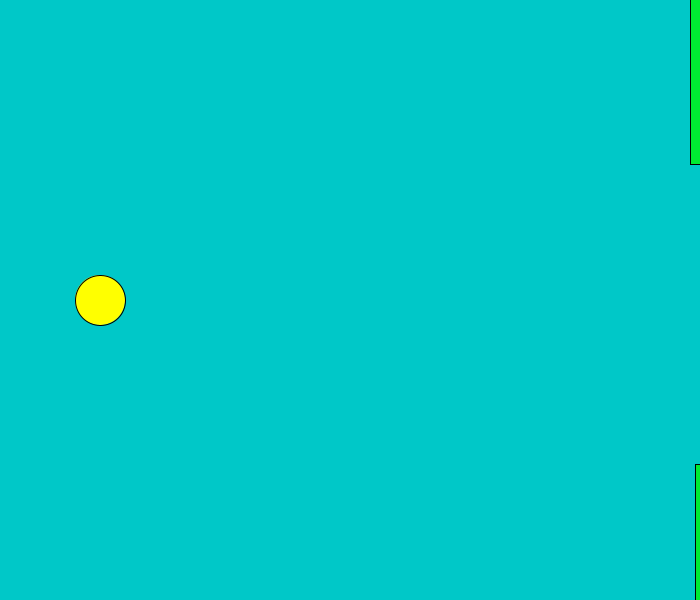
Frame 1 (no input)
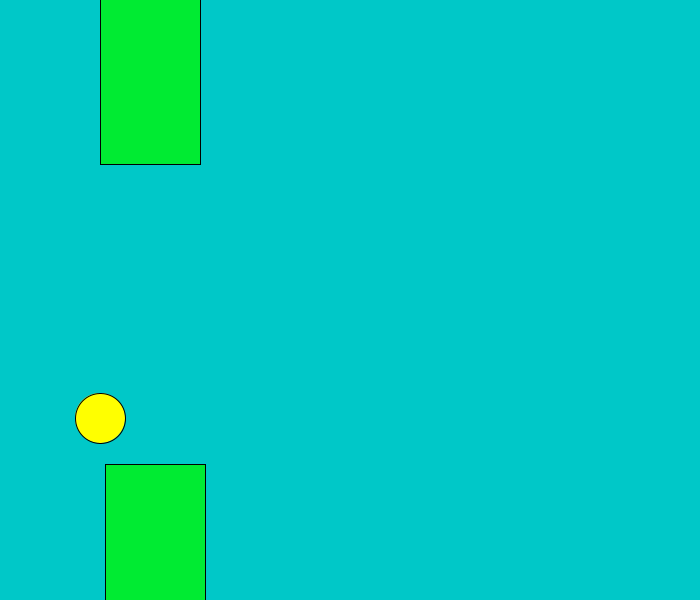
Frame 60 (the mouse pressed at the canvas centre just before this capture)
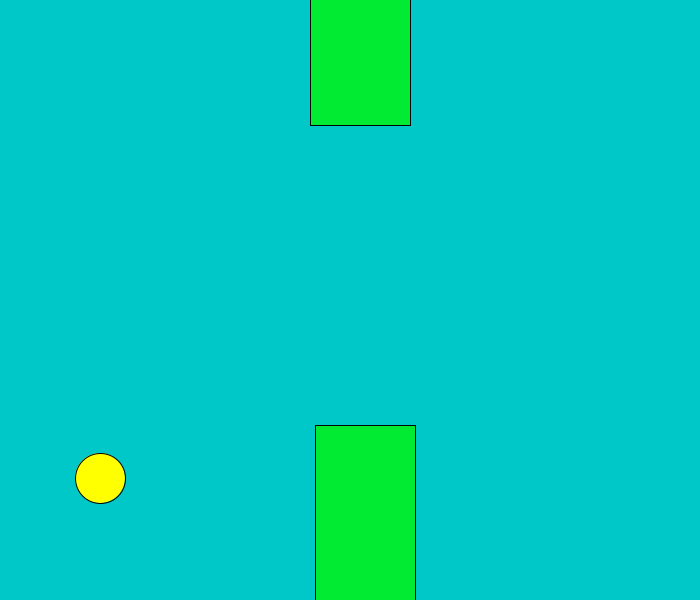
Frame 120 (the mouse held since frame 60 and released just before this capture)

The Processing sketch that drew these frames (run headless with seeded random() and noise(); from frame 60 on, the mouse is pressed at the canvas centre):

// Processing sketch: FlappyBird
// ── FlappyBird.pde
int x=100;
int pipey= (int) random(400,500);
int y=300;
int z=50;
double birdYVelocity=60;
double gravity = 2;
int pipex=700;
void setup(){
  size(700,600);


}

void draw(){
  background(0,200,200);
  fill(300,300,0);
  ellipse(x,y,z,z);
  y+=gravity;
 if(pipex<=-100){
   pipex=700; 
   pipey= (int) random(400,500);
  }
 else{
   fill(0,235,50);
  rect(pipex-=5,pipey,100,300);
  fill(0,235,50);
  rect(pipex-=5,pipey-600,100,300);
 }
 if(intersects(x, y, pipex,pipey,100)){
   exit();
 }
 if(intersects2(x, y, pipex,pipey-600,100)){
   exit();
 }
}
void mousePressed(){
 y-=birdYVelocity; 
}
boolean intersects(int birdX, int birdY, int paddleX, int paddleY, int paddleLength) {
if (birdY > paddleY - 4 && birdX > paddleX && birdX < paddleX + paddleLength)
return true;
else 
return false;
}
boolean intersects2(int birdX, int birdY, int paddleX, int paddleY, int paddleLength) {
if (birdX > paddleX && birdX < paddleX + paddleLength && birdY < paddleY + 300 )
return true;
else 
return false;
}
